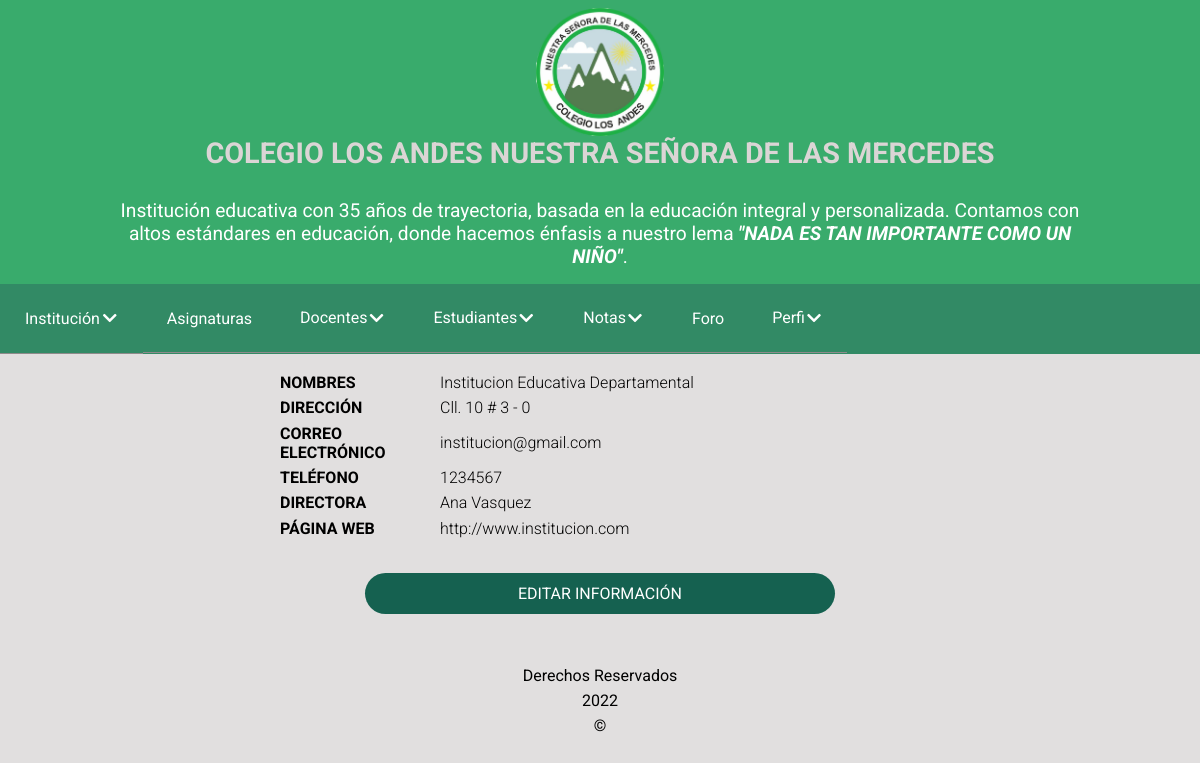
/principal.php?CONTENIDO=layout/inicio.php (signed in), run on the app's committed database.
### tables this page shows
CREATE TABLE institucion_educativa (
    id int(4) NOT NULL AUTO_INCREMENT PRIMARY KEY,
    nombre varchar(150) NOT NULL,
    direccion varchar(40) NULL,
    telefono varchar(10) DEFAULT NULL,
    email varchar(40) NOT NULL,
    nombre_directora varchar(60) NULL,
    pagina_web varchar(60) NULL
);

### logica/clases/InstitucionEducativa.php (called while the page is built, shortened)
<?php
class InstitucionEducativa
{
    protected $id;
    protected $nombre;
    protected $direccion;
    protected $telefono;
    protected $email;
    protected $nombreDirectora;
    protected $paginaWeb;
    public function __construct($campo, $valor)
    {
        if ($campo != null) {
            $this->id = $campo['id'];
            $this->nombre = $campo['nombre'];
            $this->direccion = $campo['direccion'];
            $this->telefono = $campo['telefono'];
            $this->email = $campo['email'];
            $this->nombreDirectora = $campo['nombre_directora'];
            $this->paginaWeb = $campo['pagina_web'];
        }
    }
    public function getId()
    {
        return $this->id;
    }
    public function getNombre()
    {
        return $this->nombre;
    }
    public function getDireccion()
    {
        return $this->direccion;
    }
    public function getTelefono()
    {
        return $this->telefono;
    }
    public function getEmail()
    {
        return $this->email;
    }
    public function getNombreDirectora()
    {
        return $this->nombreDirectora;
    }
    public function getPaginaWeb()
    {
        return $this->paginaWeb;
    }
    public static function getLista($filtro, $orden)
    {
        if ($filtro == null || $filtro == '') $filtro = '';
        else $filtro = " WHERE $filtro";
        if ($orden == null || $orden == '') $orden = '';
        else $orden = " ORDER BY $orden";
        $cadenaSQL = "SELECT id, nombre, direccion, telefono, email, nombre_directora, pagina_web FROM institucion_educativa $filtro $orden";
        return ConectorBD::ejecutarQuery($cadenaSQL);
    }
    public static function getListaEnObjetos($filtro, $orden)
    {
        $resultado = InstitucionEducativa::getLista($filtro, $orden);
        $lista = array();
        for ($i = 0; $i < count($resultado); $i++) {
            $institucion = new InstitucionEducativa($resultado[$i], null);
            $lista[$i] = $institucion;
        }
        return $lista;
    }
}

### logica/clasesGenericas/ConectorBD.php (called while the page is built, shortened)
<?php
class ConectorBD
{
    private $servidor;
    private $puerto;
    private $baseDatos;
    private $controlador;
    private $usuario;
    private $clave;
    public function __construct()
    {
        $ruta = dirname(__FILE__) . '/../../configuracion.ini';
        if (!file_exists($ruta)) {
            echo 'Error: No existe el archivo de configuracion de conexion a la base de datos. Nombre del archivo: ' . $ruta;
        } else {
            $parametros = parse_ini_file($ruta);
            if (!$parametros) {
                echo 'Error: no se pudo procesar el archivo de configuracion. Nombre del archivo: ' . $ruta;
            } else {
                $this->servidor = $parametros['servidor'];
                $this->puerto = $parametros['puerto'];
                $this->baseDatos = $parametros['baseDatos'];
                $this->controlador = $parametros['controlador'];
                $this->usuario = $parametros['usuario'];
                $this->clave = $parametros['clave'];
            }
        }
    }
    public function conectar()
    {
        try {
            $this->conexion = new PDO("$this->controlador:host=$this->servidor;port=$this->puerto;dbname=$this->baseDatos", $this->usuario, $this->clave);
            return true;
        } catch (Exception $exc) {
            echo 'No se pudo conectar a la base de datos. ' . $exc->getMessage();
            return false;
        }
    }
    public static function ejecutarQuery($cadenaSQL)
    {
        $conectorBD = new ConectorBD();
        if ($conectorBD->conectar()) {
            $sentencia = $conectorBD->conexion->prepare($cadenaSQL);
            if (!$sentencia->execute()) $consulta = false;
            else {
                $consulta = $sentencia->fetchAll();
            }
        } else  echo 'No se pudo conectar con la base de datos.';
        return $consulta;
    }
}

### layout/inicio.php (the view, shortened to what this page needs)
<?php
$institution = InstitucionEducativa::getListaEnObjetos('id=1', null)[0];
?>
<div class="as-layout-institucion">
    <div class="as-card-institucion">
        <div class="as-institution">
            <div class="as-institution-title">
                <h4>Nombres</h4>
            </div>
            <div class="as-institution-description">
                <p><?= $institution->getNombre() ?></p>
            </div>
        </div>
        <div class="as-institution">
            <div class="as-institution-title">
                <h4>Dirección</h4>
            </div>
            <div class="as-institution-description">
                <p><?= $institution->getDireccion() ?></p>
            </div>
        </div>
        <div class="as-institution">
            <div class="as-institution-title">
                <h4>Correo electrónico</h4>
            </div>
            <div class="as-institution-description">
                <p><?= $institution->getEmail() ?></p>
            </div>
        </div>
        <div class="as-institution">
            <div class="as-institution-title">
                <h4>Teléfono</h4>
            </div>
            <div class="as-institution-description">
                <p><?= $institution->getTelefono() ?></p>
            </div>
        </div>
        <div class="as-institution">
            <div class="as-institution-title">
                <h4>Directora</h4>
            </div>
            <div class="as-institution-description">
                <p><?= $institution->getNombreDirectora() ?></p>
            </div>
        </div>
        <div class="as-institution">
            <div class="as-institution-title">
                <h4>Página Web</h4>
            </div>
            <div class="as-institution-description">
                <p><?= $institution->getPaginaWeb() ?></p>
            </div>
        </div>
    </div>
    <div class="as-form-button">
        <a href="principal.php?CONTENIDO=layout/components/form-update-institution.php&id=<?= $institution->getId(); ?>" class="as-color-btn-green">
            Editar información
        </a>
    </div>
</div>

### layout/css/main.css (style rules this page uses)
body { margin: 0; padding: 0; background-color: #e1dfdf; background-size: cover; font-family: 'Roboto', sans-serif; height: auto; }
.as-form-button { display: flex; justify-content: center; align-items: center; text-align: center; }
.as-form-button button, .as-form-button a { margin-top: 2rem; background-color: #c7c5c5; width: 90%; padding: 0.7rem; border-radius: 30px; font-weight: 400; color: #302b2b; text-transform: uppercase; border: none; outline: none; text-decoration: none; }
.as-form-button .as-color-btn-green { background-color: #156150; color: #ffffff; }
.as-layout-institucion { max-width: 40rem; margin: 0 auto; }
.as-layout .as-institution { display: flex; align-items: center; flex-direction: row; }
.as-layout .as-institution .as-institution-title h4 { text-align: left; font-weight: 700; font-family: 'Roboto', Courier, monospace; text-transform: uppercase; width: 10rem; padding: 0; margin: .2rem 0; }
.as-layout .as-institution .as-institution-description p { font-weight: 300; font-family: 'Roboto', Courier, monospace; padding: 0; margin: .2rem 0; word-break: break-all; }
@media (min-width: 576px) { .as-form-button button, .as-form-button a { width: 80%; } }
@media (min-width: 768px) { .as-form-button button, .as-form-button a { width: 70%; } }

### data on the page
institucion_educativa: nombre "Institucion Educativa Departamental", direccion "Cll. 10 # 3 - 0", email "institucion@gmail.com", telefono "1234567", nombre_directora "Ana Vasquez", pagina_web "http://www.institucion.com"
